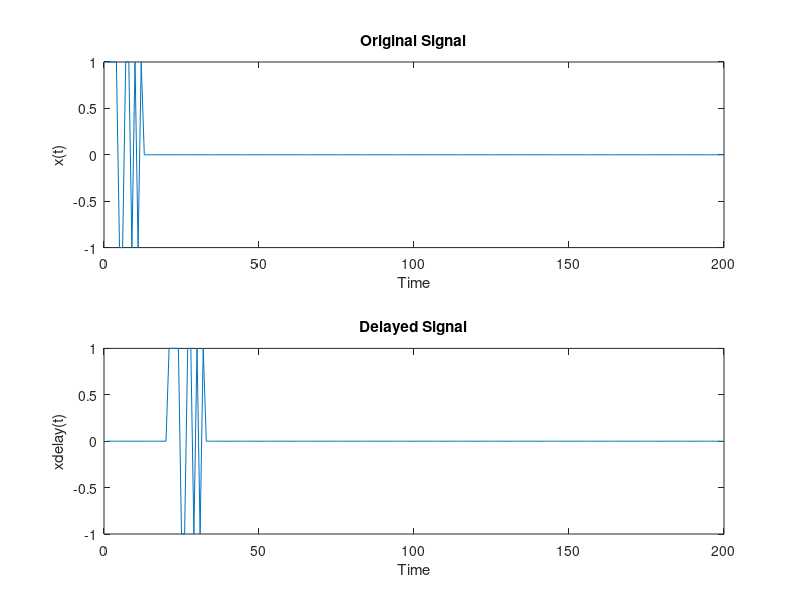

Write MATLAB code to recreate this figure.
clear;
x = zeros(1, 200); %Original Function
x(1:12)=[1 1 1 1 -1 -1 1 1 -1 1 -1 1];
xdelay = zeros(1, 200); %Delayed Function
xdelay(21:32)=[1 1 1 1 -1 -1 1 1 -1 1 -1 1]; 

figure
subplot(2,1,1);
plot(x);
title(['Original Signal']);
xlabel('Time'), ylabel('x(t)');

subplot(2,1,2);
plot(xdelay);
title(['Delayed Signal']);
xlabel('Time'), ylabel('xdelay(t)');